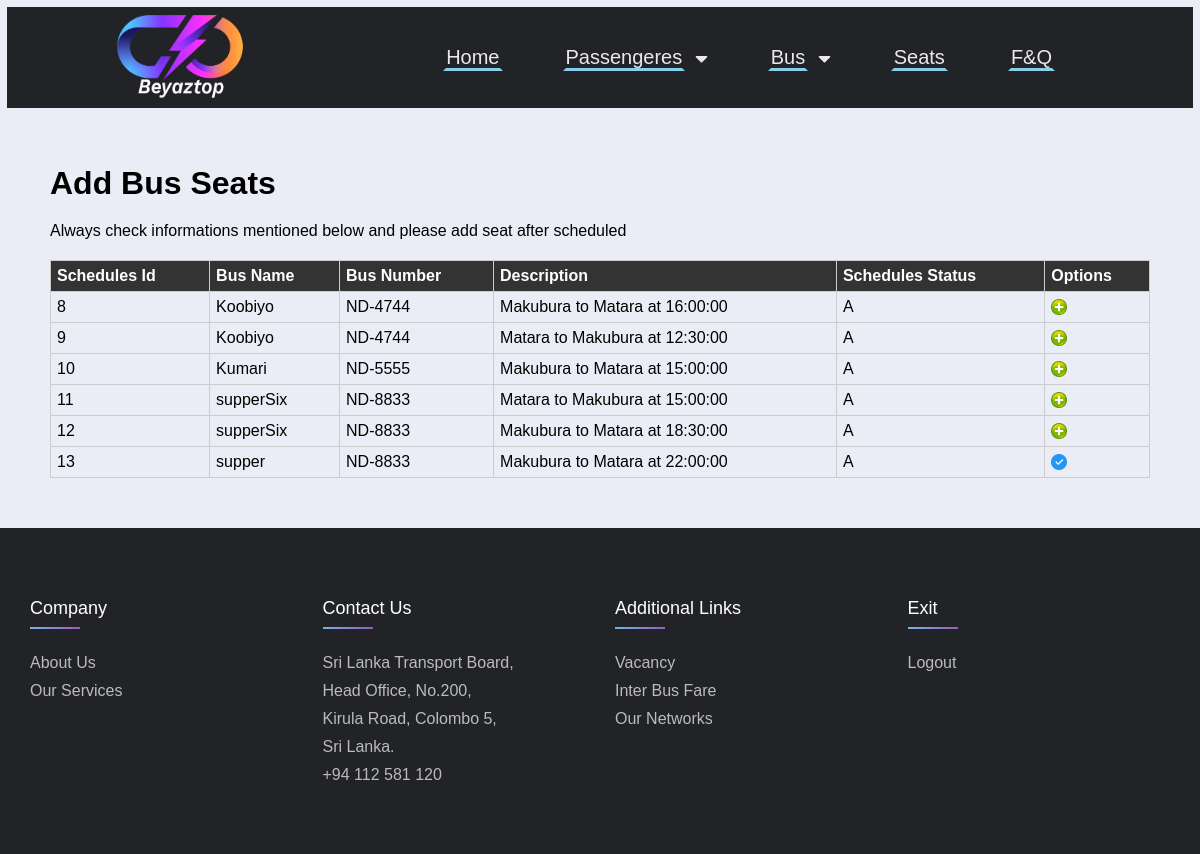
Screenshot of /Admin/add_bus_seat.php (signed in) with the database file from the repository.
### tables this page shows
CREATE TABLE IF NOT EXISTS `bus_shedules` (
  `Shedules_id` int(11) NOT NULL AUTO_INCREMENT,
  `Bus_name` varchar(50) NOT NULL,
  `Bus_number` varchar(50) NOT NULL,
  `Stat_time` time NOT NULL,
  `End_time` time NOT NULL,
  `Starting_point` varchar(50) NOT NULL,
  `Final_destination` varchar(50) NOT NULL,
  `Seats_Count` int(50) NOT NULL,
  `Status` varchar(5) NOT NULL,
  PRIMARY KEY (`Shedules_id`),
  KEY `Bus_number` (`Bus_number`)
);

### Admin/add_bus_seat.php (the view, shortened to what this page needs)
<?php
include( 'Admin-nav.php' );
include '../connect.php';
?>
<div id="page-wrap">
  <h1>Add Bus Seats</h1>
  <p>Always check informations mentioned below and please add seat after scheduled</p>
  <table>
    <?php
    $sql = "SELECT * FROM bus_shedules";
    $res = mysqli_query( $connect, $sql );
    $count = mysqli_num_rows( $res );
    if ( $count > 0 ) {
     ?>
     <tr>
      <th>Schedules Id</th>
      <th>Bus Name</th>
      <th>Bus Number</th>
      <th>Description</th>
      <th>Schedules Status</th>
      <th>Options</th>
    </tr>
     <?php
      while ( $row = mysqli_fetch_assoc( $res ) ) {
        $id = $row[ 'Shedules_id' ];
        $Bname = $row[ 'Bus_name' ];
        $Bnumber = $row[ 'Bus_number' ];
        $Stime = $row[ 'Stat_time' ];
        $Spoint = $row[ 'Starting_point' ];
        $Destination = $row[ 'Final_destination' ];
        $Scount = $row[ 'Seats_Count' ];
        $Status = $row[ 'Status' ];
        ?>
    <tr>
      <td><?php echo $id;?></td>
      <td><?php echo $Bname;?></td>
      <td><?php echo $Bnumber;?></td>
     <td><?php echo $Spoint;?> to <?php echo $Destination;?> at <?php echo $Stime;?></td>
     <td><?php echo $Status;?></td>
     <?php
     $sql_Search_Shedules = 'SELECT * FROM seat WHERE Shedules_id = "' . $id . '" ';
     $res3 = mysqli_query( $connect, $sql_Search_Shedules );
    $count3 = mysqli_num_rows( $res3 );
    if ( $count3 > 0 ) {
      ?><td><a class="btn_update"><img src="../img/Icon/check.png" width="16" height="16" alt="add" /></a></td><?php
    }else{
      ?><td>
     <a class="btn_update" href="Seats.php?id=<?php echo $id; ?>& Seats_Count=<?php echo $Scount; ?>& Bus_number=<?php echo $Bnumber; ?> ">
     <img src="../img/Icon/add-icon2.png" width="16" height="16" alt="add" /></a></td><?php
    }
     ?>
    </tr>
    <?php
    }
    } else {
      echo "<p>Bus Schedules not add yet.</p>";
    }
    ?>
  </table>
</div>
<?php include('Admin-footer.php');?>

### css/Admins.css (style rules this page uses)
* { margin: 0; padding: 0; box-sizing: border-box; }
body { font-family: sans-serif; background-color: #eaedf5; padding: 0; margin: 0; }
#page-wrap { margin: 50px; overflow-x: auto; overflow-y: hidden; }
p { margin: 20px 0; }
table { width: 100%; border-collapse: collapse; }
tr:nth-of-type(odd) { background: #eaedf5; }
th { background: #333; color: white; font-weight: bold; }
td, th { padding: 6px; border: 1px solid #ccc; text-align: left; }
.btn_update { text-decoration: none; text-align: center; color: #10AF22; font-weight: bold; }

### rows the page displays
bus_shedules: Shedules_id "8", Bus_name "Koobiyo", Bus_number "ND-4744", Starting_point "Makubura", Final_destination "Matara", Stat_time "16:00:00", Status "A"
bus_shedules: Shedules_id "9", Bus_name "Koobiyo", Bus_number "ND-4744", Starting_point "Matara", Final_destination "Makubura", Stat_time "12:30:00", Status "A"
bus_shedules: Shedules_id "10", Bus_name "Kumari", Bus_number "ND-5555", Starting_point "Makubura", Final_destination "Matara", Stat_time "15:00:00", Status "A"
bus_shedules: Shedules_id "11", Bus_name "supperSix", Bus_number "ND-8833", Starting_point "Matara", Final_destination "Makubura", Stat_time "15:00:00", Status "A"
bus_shedules: Shedules_id "12", Bus_name "supperSix", Bus_number "ND-8833", Starting_point "Makubura", Final_destination "Matara", Stat_time "18:30:00", Status "A"
bus_shedules: Shedules_id "13", Bus_name "supper", Bus_number "ND-8833", Starting_point "Makubura", Final_destination "Matara", Stat_time "22:00:00", Status "A"
